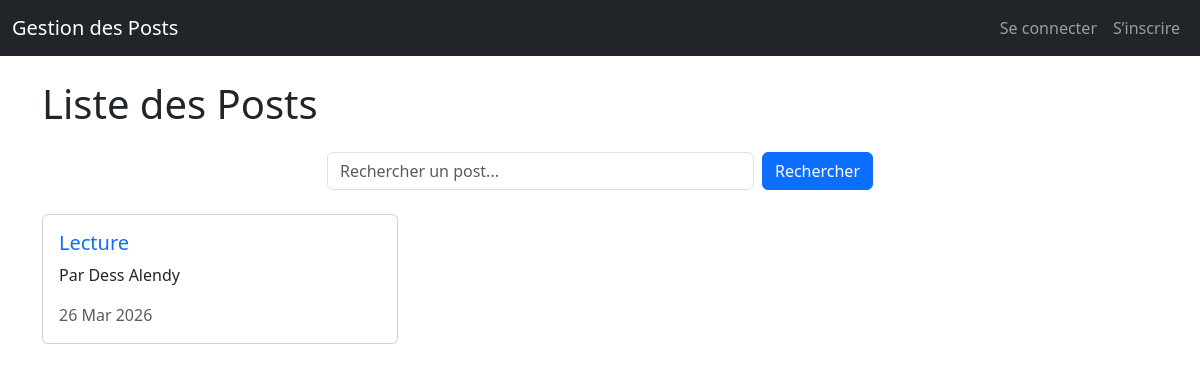
Before: / with the older database file.
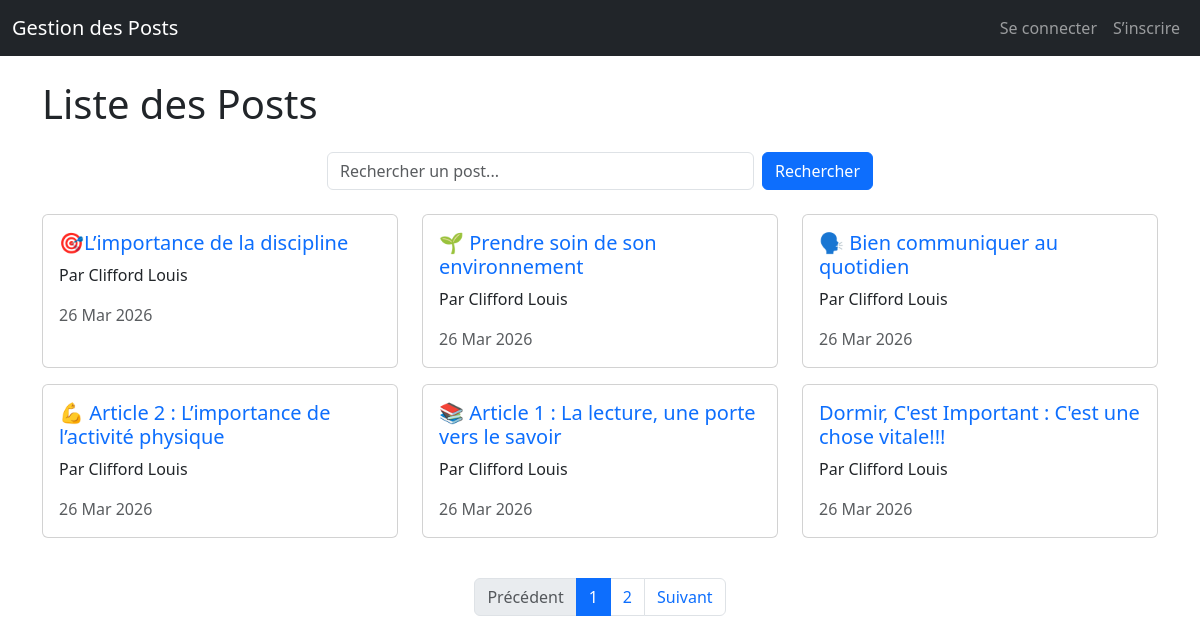
After: the same page with the newer database file.
### posts_etudiants/models.py (models this page shows, shortened)
class Post(models.Model):
    titre = models.CharField(max_length=200)
    contenu = models.TextField()    # Summernote gérera ce champ
    auteur = models.ForeignKey(User, on_delete=models.CASCADE)
    date_creation = models.DateTimeField(auto_now_add=True)

class ProfilEtudiant(models.Model):
    user = models.OneToOneField(User, on_delete=models.CASCADE)
    nom = models.CharField(max_length=100)
    prenom = models.CharField(max_length=100)
    programme = models.CharField(max_length=150)

### posts_etudiants/views.py (the view)
# urls.py: path('', liste_posts, name='liste_posts'),
def liste_posts(request):
    query = request.GET.get('q', '')
    if query:
        posts = Post.objects.filter(
            Q(titre__icontains=query) | Q(contenu__icontains=query)
        ).order_by('-date_creation')
    else:
        posts = Post.objects.all().order_by('-date_creation')
    paginator = Paginator(posts, 6)
    page_number = request.GET.get('page')
    page_obj = paginator.get_page(page_number)
    return render(request, 'posts_etudiants/post_list.html', {
        'page_obj': page_obj,
        'query': query
    })

### posts_etudiants/templates/posts_etudiants/post_list.html (shortened to what this page needs)
{% extends 'base.html' %}
{% block content %}
<h1 class="mb-4">Liste des Posts</h1>
<div class="row mb-4">
    <div class="col-md-6 mx-auto">
        <form method="get" action="{% url 'liste_posts' %}" class="d-flex" id="search-form">
            <input
                type="text"
                name="q"
                value="{{ query|default:'' }}"
                class="form-control me-2"
                placeholder="Rechercher un post..."
                aria-label="Recherche"
                id="search-input"
            >
            <button type="submit" class="btn btn-primary">Rechercher</button>
        </form>
    </div>
</div>
<div class="row" id="post-list">
    {% for post in page_obj %}
        <div class="col-md-4 mb-3">
            <div class="card h-100">
                <div class="card-body">
                    <h5 class="card-title">
                        <a href="{% url 'detail_post' post.pk %}" class="text-decoration-none">
                            {{ post.titre }}
                        </a>
                    </h5>
                    <p class="card-text">
                        Par {{ post.auteur.profiletudiant.prenom }} {{ post.auteur.profiletudiant.nom }}
                    </p>
                    <p class="card-text text-muted">
                        {{ post.date_creation|date:"d M Y" }}
                    </p>
                </div>
            </div>
        </div>
    {% empty %}
        <div class="col-12">
            <p class="text-muted">Aucun post trouvé.</p>
        </div>
    {% endfor %}
</div>
{% if page_obj.has_other_pages %}
<nav aria-label="Pagination des posts" class="mt-4">
    <ul class="pagination justify-content-center">
        {% if page_obj.has_previous %}
            <li class="page-item">
                <a class="page-link" href="?page={{ page_obj.previous_page_number }}{% if query %}&q={{ query }}{% endif %}">
                    Précédent
                </a>
            </li>
        {% else %}
            <li class="page-item disabled">
                <span class="page-link">Précédent</span>
            </li>
        {% endif %}
        {% for num in page_obj.paginator.page_range %}
            {% if page_obj.number == num %}
                <li class="page-item active">
                    <span class="page-link">{{ num }}</span>
                </li>
            {% else %}
                <li class="page-item">
                    <a class="page-link" href="?page={{ num }}{% if query %}&q={{ query }}{% endif %}">
                        {{ num }}
                    </a>
                </li>
            {% endif %}
        {% endfor %}
        {% if page_obj.has_next %}
            <li class="page-item">
                <a class="page-link" href="?page={{ page_obj.next_page_number }}{% if query %}&q={{ query }}{% endif %}">
                    Suivant
                </a>
            </li>
        {% else %}
            <li class="page-item disabled">
                <span class="page-link">Suivant</span>
            </li>
        {% endif %}
    </ul>
</nav>
{% endif %}
{% endblock %}

### posts_etudiants/templates/base.html (shortened to what this page needs)
<!DOCTYPE html>
<html lang="fr">
<head>
    <link href="https://cdn.jsdelivr.net/npm/bootstrap@5.3.3/dist/css/bootstrap.min.css" rel="stylesheet">
</head>
<body>
    <nav class="navbar navbar-expand-lg navbar-dark bg-dark">
        <div class="container-fluid">
            <a class="navbar-brand" href="{% url 'liste_posts' %}">Gestion des Posts</a>
            <div class="collapse navbar-collapse" id="navbarNav">
                <ul class="navbar-nav ms-auto">
                    {% if user.is_authenticated %}
                        <li class="nav-item">
                            <a class="nav-link" href="{% url 'creer_post' %}">Créer un post</a>
                        </li>
                        <li class="nav-item">
                            <form method="post" action="{% url 'logout' %}" class="d-inline">
                                {% csrf_token %}
                                <button type="submit" class="nav-link btn btn-link text-light">Se déconnecter</button>
                            </form>
                        </li>
                    {% else %}
                        <li class="nav-item">
                            <a class="nav-link" href="{% url 'login' %}">Se connecter</a>
                        </li>
                        <li class="nav-item">
                            <a class="nav-link" href="{% url 'signup' %}">S’inscrire</a>
                        </li>
                    {% endif %}
                </ul>
            </div>
        </div>
    </nav>
    <div class="container mt-4">
        {% block content %}{% endblock %}
    </div>
</body>
</html>

Changed rows visible on the page:
no longer on this page (row edited): Post: titre "Lecture", auteur.profiletudiant.prenom "Dess", auteur.profiletudiant.nom "Alendy", date_creation "26 Mar 2026"
added Post: titre "🎯L’importance de la discipline", auteur.profiletudiant.prenom "Clifford", auteur.profiletudiant.nom "Louis", date_creation "26 Mar 2026"
added Post: titre "🌱 Prendre soin de son environnement", auteur.profiletudiant.prenom "Clifford", auteur.profiletudiant.nom "Louis", date_creation "26 Mar 2026"
added Post: titre "🗣️ Bien communiquer au quotidien", auteur.profiletudiant.prenom "Clifford", auteur.profiletudiant.nom "Louis", date_creation "26 Mar 2026"
added Post: titre "💪 Article 2 : L’importance de l’activité physique", auteur.profiletudiant.prenom "Clifford", auteur.profiletudiant.nom "Louis", date_creation "26 Mar 2026"
added Post: titre "📚 Article 1 : La lecture, une porte vers le savoir", auteur.profiletudiant.prenom "Clifford", auteur.profiletudiant.nom "Louis", date_creation "26 Mar 2026"
added Post: titre "Dormir, C'est Important : C'est une chose vitale!!!", auteur.profiletudiant.prenom "Clifford", auteur.profiletudiant.nom "Louis", date_creation "26 Mar 2026"
Other visible differences:
text now shown: "Précédent Suivant"
new list line: "1"
new list line: "2"
